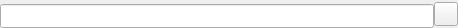
<?xml version="1.0" encoding="UTF-8"?>
<ui version="4.0">
 <class>SearchUser</class>
 <widget class="QWidget" name="SearchUser">
  <property name="geometry">
   <rect>
    <x>0</x>
    <y>0</y>
    <width>458</width>
    <height>28</height>
   </rect>
  </property>
  <property name="minimumSize">
   <size>
    <width>0</width>
    <height>24</height>
   </size>
  </property>
  <property name="maximumSize">
   <size>
    <width>16777215</width>
    <height>28</height>
   </size>
  </property>
  <property name="sizeIncrement">
   <size>
    <width>0</width>
    <height>0</height>
   </size>
  </property>
  <property name="windowTitle">
   <string>Form</string>
  </property>
  <layout class="QGridLayout" name="gridLayout">
   <property name="leftMargin">
    <number>0</number>
   </property>
   <property name="topMargin">
    <number>0</number>
   </property>
   <property name="rightMargin">
    <number>0</number>
   </property>
   <property name="bottomMargin">
    <number>0</number>
   </property>
   <property name="spacing">
    <number>0</number>
   </property>
   <item row="0" column="0">
    <layout class="QGridLayout" name="gridLayout_3">
     <property name="spacing">
      <number>0</number>
     </property>
     <item row="0" column="0">
      <layout class="QGridLayout" name="gridLayout_2">
       <property name="spacing">
        <number>0</number>
       </property>
       <item row="0" column="0">
        <widget class="QLineEdit" name="InputUserIdlineEdit">
         <property name="minimumSize">
          <size>
           <width>0</width>
           <height>24</height>
          </size>
         </property>
         <property name="maximumSize">
          <size>
           <width>16777215</width>
           <height>20</height>
          </size>
         </property>
        </widget>
       </item>
       <item row="0" column="1">
        <widget class="QPushButton" name="SearchpushButton">
         <property name="minimumSize">
          <size>
           <width>24</width>
           <height>24</height>
          </size>
         </property>
         <property name="maximumSize">
          <size>
           <width>24</width>
           <height>24</height>
          </size>
         </property>
         <property name="styleSheet">
          <string notr="true">image: url(:/icon/search.jpg);</string>
         </property>
         <property name="text">
          <string/>
         </property>
        </widget>
       </item>
      </layout>
     </item>
     <item row="0" column="1">
      <spacer name="horizontalSpacer">
       <property name="orientation">
        <enum>Qt::Orientation::Horizontal</enum>
       </property>
       <property name="sizeType">
        <enum>QSizePolicy::Policy::Minimum</enum>
       </property>
       <property name="sizeHint" stdset="0">
        <size>
         <width>0</width>
         <height>10</height>
        </size>
       </property>
      </spacer>
     </item>
    </layout>
   </item>
  </layout>
 </widget>
 <resources/>
 <connections/>
</ui>
